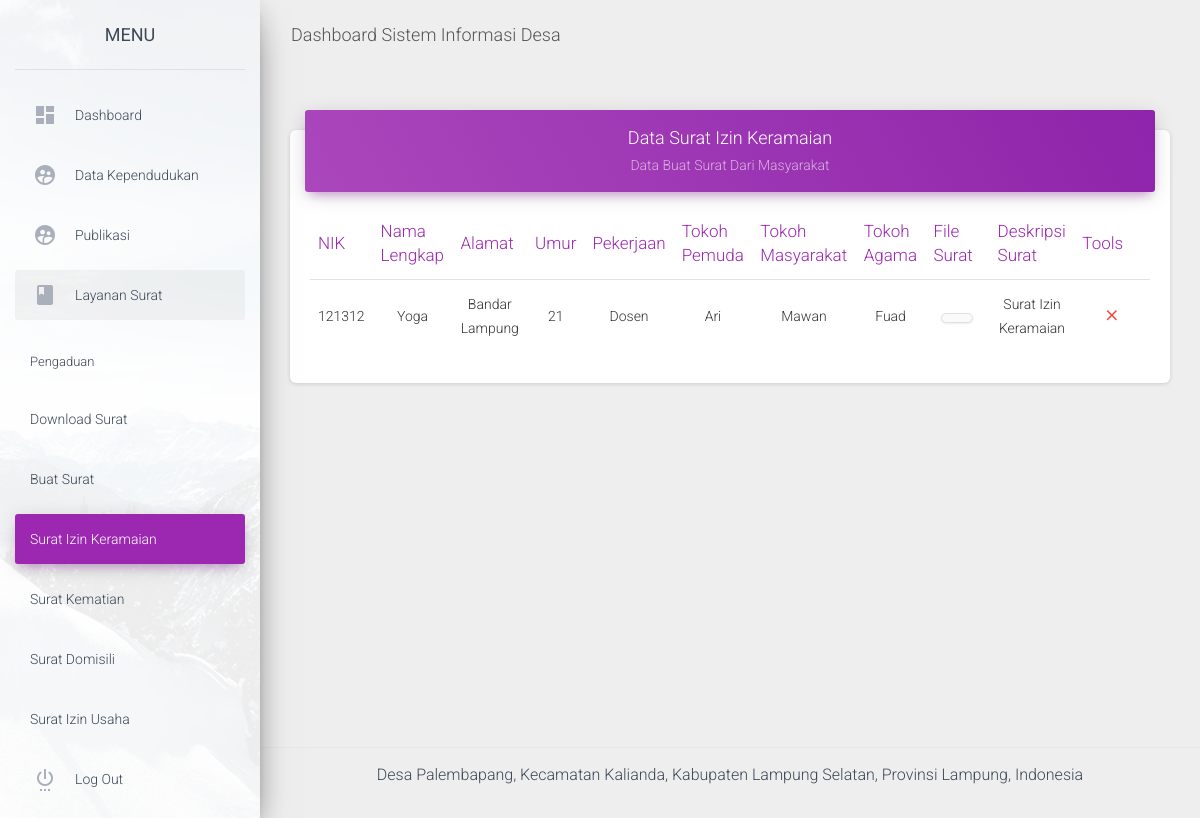
The page /admin/data_surat_izin_keramaian.php (signed in) on the database as committed earlier.
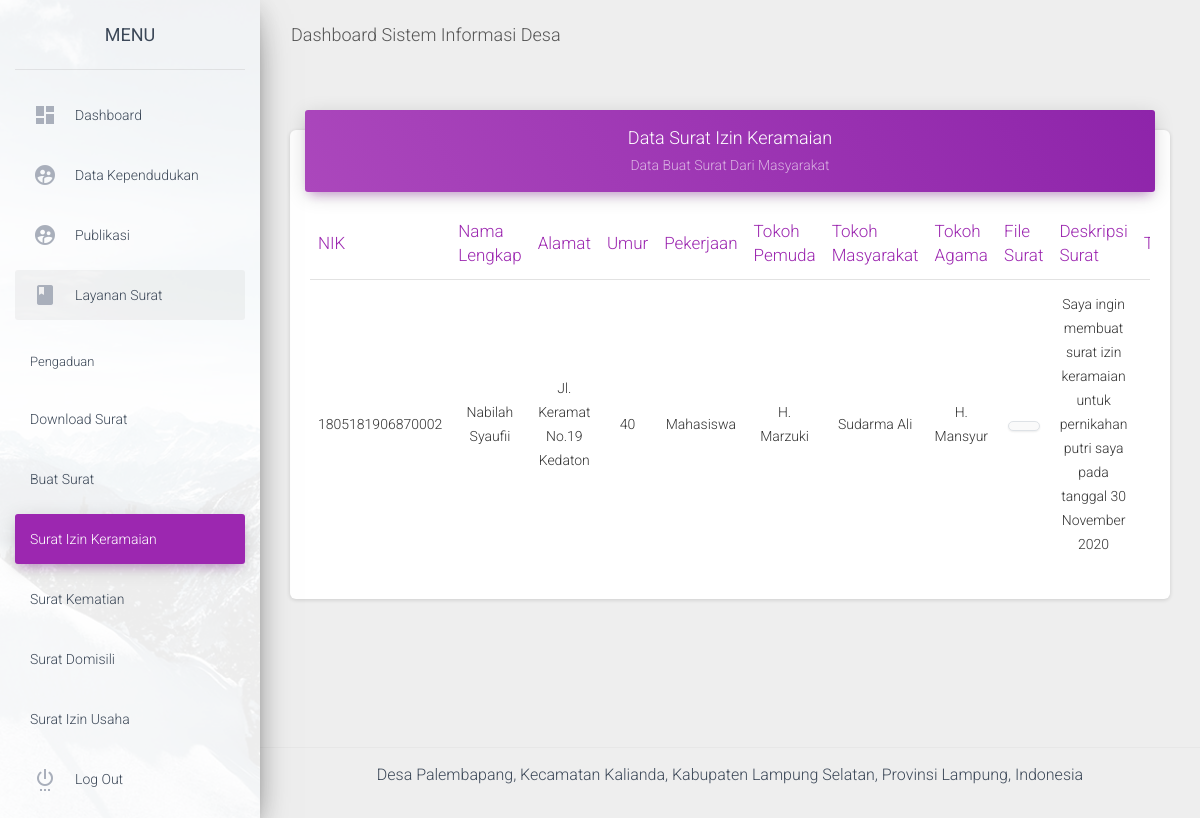
The same page on the database as committed later.
### tables this page shows
CREATE TABLE `surat_izin_keramaian` (
  `id_keramaian` varchar(10) NOT NULL,
  `nik` varchar(50) NOT NULL,
  `nama` varchar(50) NOT NULL,
  `umur` varchar(10) NOT NULL,
  `pekerjaan` varchar(50) NOT NULL,
  `alamat` varchar(50) NOT NULL,
  `tokoh_pemuda` varchar(50) NOT NULL,
  `tokoh_masyarakat` varchar(50) NOT NULL,
  `tokoh_agama` varchar(50) NOT NULL,
  `file_surat` varchar(255) NOT NULL,
  `deskripsi_surat` text NOT NULL
);

### admin/data_surat_izin_keramaian.php (the view, shortened to what this page needs)
<?php include "atas.php";include "config.php"; ?>
<?php if(isset($_SESSION['username'])) { ?>
<div class="wrapper ">
  <div class="sidebar" data-color="purple" data-background-color="white" data-image="assets/img/sidebar-1.jpg">
    <div class="logo">
      <a href="" class="simple-text logo-normal">
        MENU
      </a>
    </div>
    <div class="sidebar-wrapper">
      <ul class="nav">
        <li class="nav-item">
          <a class="nav-link" href="home">
            <i class="material-icons">dashboard</i>
            <p>Dashboard</p>
          </a>
        </li>
        <li class="nav-item">
          <a href="#penduduksub" data-toggle="collapse" aria-expanded="false" class="nav-link">
            <i class="material-icons">supervised_user_circle</i>
            <p>Data Kependudukan</p>
          </a>
        </li>
        <li class="nav-item">
          <a href="#publikasisub" data-toggle="collapse" aria-expanded="false" class="nav-link">
            <i class="material-icons">supervised_user_circle</i>
            <p>Publikasi</p>
          </a>
        </li>
        <li class="nav-item active">
          <a href="#layanansuratsub" data-toggle="collapse" aria-expanded="false" class="nav-link">
            <i class="material-icons">book</i>
            <p>Layanan Surat</p>
          </a>
          <ul class="nav collapse list-unstyled" id="layanansuratsub">
            <li class="nav-item">
              <a class="nav-link" href="data_pengaduan">Pengaduan</a>
            </li>
            <li class="nav-item">
              <a class="nav-link" href="data_download">
                <p>Download Surat</p>
              </a>
            </li>
            <li class="nav-item ">
              <a class="nav-link" href="data_buat_surat">
                <p>Buat Surat</p>
              </a>
            </li>
            <li class="nav-item active">
              <a class="nav-link" href="data_surat_izin_keramaian">
                <p>Surat Izin Keramaian</p>
              </a>
            </li>
            <li class="nav-item ">
              <a class="nav-link" href="data_surat_kematian">
                <p>Surat Kematian</p>
              </a>
            </li>
            <li class="nav-item">
              <a class="nav-link" href="data_surat_domisili">
                <p>Surat Domisili</p>
              </a>
            </li>
            <li class="nav-item ">
              <a class="nav-link" href="data_surat_usaha">
                <p>Surat Izin Usaha</p>
              </a>
            </li>
          </ul>
        </li>
        <li class="nav-item ">
          <a class="nav-link" href="logout">
            <i class="material-icons">settings_power</i>
            <p>Log Out</p>
          </a>
        </li>
      </ul>
    </div>
  </div>
  <div class="main-panel">
    <nav class="navbar navbar-expand-lg navbar-transparent navbar-absolute fixed-top ">
      <div class="container-fluid">
        <div class="navbar-wrapper">
          <a class="navbar-brand" href="#pablo">Dashboard Sistem Informasi Desa</a>
        </div>
      </div>
    </nav>
    <div class="content">
      <div class="container-fluid">
        <div class="row">
          <div class="col-md-12">
            <div class="card">
              <div class="card-header card-header-primary" align="center">
                <h4 class="card-title ">Data Surat Izin Keramaian </h4>
                <p class="card-category"> Data Buat Surat Dari Masyarakat</p>
              </div>
              <div class="card-body">
                <div class="table-responsive">
                  <table class="table">
                    <thead class=" text-primary">
                      <th align="center">
                        NIK
                      </th>
                      <th align="center">
                        Nama Lengkap
                      </th>
                      <th align="center">
                        Alamat
                      </th>
                      <th align="center">
                        Umur
                      </th>
                      <th align="center">
                        Pekerjaan
                      </th>
                      <th align="center">
                        Tokoh Pemuda
                      </th>
                      <th align="center">
                        Tokoh Masyarakat
                      </th>
                      <th align="center">
                        Tokoh Agama
                      </th>
                      <th align="center">
                        File Surat
                      </th>
                      <th align="center">
                        Deskripsi Surat
                      </th>
                      <th align="center">
                        Tools
                      </th>
                    </thead>
                    <tbody>
                      <?php $sql  = "SELECT * FROM surat_izin_keramaian ORDER BY nik ";
	                          $rest = mysqli_query($koneksi,$sql);
                            while($data = mysqli_fetch_assoc($rest) ) { ?>
                      <tr>
                        <td align="center"> <?php echo $data['nik'];?></td>
                        <td align="center"> <?php echo $data['nama'];?></td>
                        <td align="center"> <?php echo $data['alamat'];?></td>
                        <td align="center"> <?php echo $data['umur'];?></td>
                        <td align="center"> <?php echo $data['pekerjaan'];?></td>
                        <td align="center"> <?php echo $data['tokoh_pemuda'];?></td>
                        <td align="center"> <?php echo $data['tokoh_masyarakat'];?></td>
                        <td align="center"> <?php echo $data['tokoh_agama'];?></td>
                        <td align="center">
                          <a href="../<?php echo $data['file_surat']; ?>" target="_blank">
                            <img src="../<?php echo $data['file_surat']; ?>" class="col-sm-6 img-thumbnail" />
                          </a>
                        </td>
                        <td align="center"> <?php echo $data['deskripsi_surat'];?></td>
                        <td align="center">
                          <a href="confirm_hapus_buat_surat_izin_keramaian?id=<?php echo $data['id_keramaian']?>">
                            <button type="button" rel="tooltip" title="Hapus Data"
                              class="btn btn-danger btn-link btn-sm">
                              <i class="material-icons">close</i>
                            </button>
                          </a>
                        </td>
                      </tr>
                      <?php } ?>
                    </tbody>
                  </table>
                </div>
              </div>
            </div>
          </div>
        </div>
      </div>
    </div>
    <footer class="footer">
      <div class="container-fluid">
        <p>Desa Palembapang, Kecamatan Kalianda, Kabupaten Lampung Selatan, Provinsi Lampung, Indonesia</p>
      </div>
    </footer>
  </div>
</div>
<?php } ?>
<?php include "bawah.php"; ?>

### admin/atas.php (shortened to what this page needs)
<!DOCTYPE html>
<html lang="en">
<head>
  <link rel="stylesheet" href="https://maxcdn.bootstrapcdn.com/font-awesome/latest/css/font-awesome.min.css">
  <link href="assets/css/material-dashboard.css?v=2.1.0" rel="stylesheet" />
  <link href="assets/demo/demo.css" rel="stylesheet" />
    <link href="https://cdn.jsdelivr.net/npm/gijgo@1.9.10/css/gijgo.min.css" rel="stylesheet" type="text/css" />
</head>
<body>

### admin/bawah.php (shortened to what this page needs)
</body>
</html>

Rows that differ between the two databases and show on the page:
changed surat_izin_keramaian: nik "121312" → "1805181906870002"; nama "Yoga" → "Nabilah Syaufii"; alamat "Bandar Lampung" → "Jl. Keramat No.19 Kedaton"; umur "21" → "40"; pekerjaan "Dosen" → "Mahasiswa"; tokoh_pemuda "Ari" → "H. Marzuki"; tokoh_masyarakat "Mawan" → "Sudarma Ali"; tokoh_agama "Fuad" → "H. Mansyur"; file_surat: a different picture; deskripsi_surat "Surat Izin Keramaian" → "Saya ingin membuat surat izin keramaian untuk pernikahan putri saya pada tanggal 30 November 2020"
